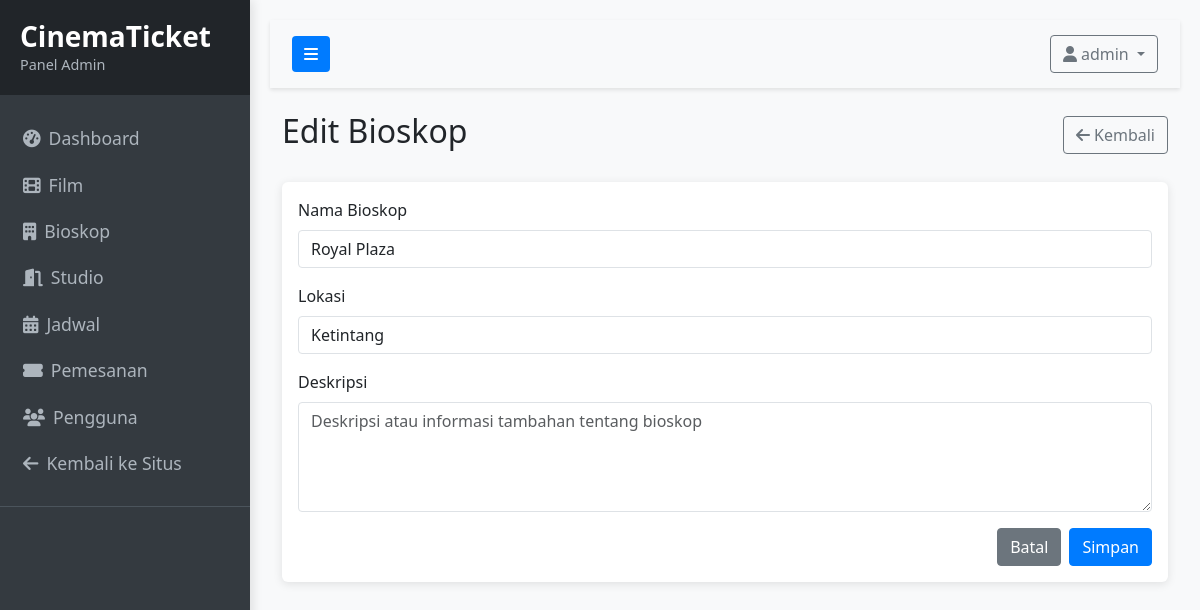
The page /admin/theaters/edit/1 (signed in) on the database its author committed.
### app/models/user.py (models this page shows, shortened)
class User(db.Model, UserMixin):
    __tablename__ = 'users'
    id = db.Column(db.Integer, primary_key=True)
    username = db.Column(db.String(64), unique=True, nullable=False)
    email = db.Column(db.String(120), unique=True, nullable=False)
    password_hash = db.Column(db.String(128), nullable=False)
    full_name = db.Column(db.String(100), nullable=True)
    phone_number = db.Column(db.String(20), nullable=True)
    is_admin = db.Column(db.Boolean, default=False)
    created_at = db.Column(db.DateTime, default=datetime.utcnow)
    bookings = db.relationship('Booking', backref='user', lazy='dynamic', cascade='all, delete-orphan')

### app/models/theater.py (models this page shows, shortened)
class Theater(db.Model):
    __tablename__ = 'theaters'
    id = db.Column(db.Integer, primary_key=True)
    name = db.Column(db.String(100), nullable=False)
    location = db.Column(db.String(200), nullable=True)
    description = db.Column(db.Text, nullable=True)
    rooms = db.relationship('Room', backref='theater', lazy='dynamic', cascade='all, delete-orphan')

### app/routes/admin.py (the view, shortened to what this page needs)
@admin_bp.route('/theaters/edit/<int:theater_id>', methods=['GET', 'POST'])
@login_required
@admin_required
def edit_theater(theater_id):
    theater = Theater.query.get_or_404(theater_id)
    form = TheaterForm(obj=theater)
    return render_template('admin/theater_form.html', title='Edit Bioskop', form=form, theater=theater)

### app/routes/admin.py
class TheaterForm(FlaskForm):
    name = StringField('Nama Bioskop', validators=[DataRequired(), Length(max=100)])
    location = StringField('Lokasi', validators=[Length(max=200), Optional()])
    description = TextAreaField('Deskripsi', validators=[Optional()])
    submit = SubmitField('Simpan')

### app/models/user.py (called while the page is built)
@login_manager.user_loader
def load_user(user_id):
    return User.query.get(int(user_id))

### app/routes/admin.py (called while the page is built)
def admin_required(f):
    @wraps(f)
    def decorated_function(*args, **kwargs):
        if not current_user.is_authenticated or not current_user.is_admin:
            flash('Anda tidak memiliki akses ke halaman ini', 'danger')
            return redirect(url_for('main.index'))
        return f(*args, **kwargs)
    return decorated_function

### app/templates/admin/theater_form.html (shortened to what this page needs)
{% extends "admin/layout.html" %}
{% block content %}
<div class="d-flex justify-content-between align-items-center mb-4">
    <h1 class="h2">{{ title }}</h1>
    <a href="{{ url_for('admin.theaters') }}" class="btn btn-outline-secondary">
        <i class="fas fa-arrow-left me-1"></i>Kembali
    </a>
</div>
<div class="card">
    <div class="card-body">
        <form method="POST">
            <div class="mb-3">
                {{ form.name.label(class="form-label") }}
                {% if form.name.errors %}
                    {{ form.name(class="form-control is-invalid") }}
                    <div class="invalid-feedback">
                        {% for error in form.name.errors %}
                            {{ error }}
                        {% endfor %}
                    </div>
                {% else %}
                    {{ form.name(class="form-control") }}
                {% endif %}
            </div>
            <div class="mb-3">
                {{ form.location.label(class="form-label") }}
                {% if form.location.errors %}
                    {{ form.location(class="form-control is-invalid") }}
                    <div class="invalid-feedback">
                        {% for error in form.location.errors %}
                            {{ error }}
                        {% endfor %}
                    </div>
                {% else %}
                    {{ form.location(class="form-control", placeholder="Alamat lengkap bioskop") }}
                {% endif %}
            </div>
            <div class="mb-3">
                {{ form.description.label(class="form-label") }}
                {% if form.description.errors %}
                    {{ form.description(class="form-control is-invalid", rows=4) }}
                    <div class="invalid-feedback">
                        {% for error in form.description.errors %}
                            {{ error }}
                        {% endfor %}
                    </div>
                {% else %}
                    {{ form.description(class="form-control", rows=4, placeholder="Deskripsi atau informasi tambahan tentang bioskop") }}
                {% endif %}
            </div>
            <div class="d-flex justify-content-end">
                <a href="{{ url_for('admin.theaters') }}" class="btn btn-secondary me-2">Batal</a>
                {{ form.submit(class="btn btn-primary") }}
            </div>
        </form>
    </div>
</div>
{% endblock %}

### app/templates/admin/layout.html (shortened to what this page needs)
<!DOCTYPE html>
<html lang="id">
<head>
    <link href="https://cdnjs.cloudflare.com/ajax/libs/bootstrap/5.3.0/css/bootstrap.min.css" rel="stylesheet">
    <link href="https://cdnjs.cloudflare.com/ajax/libs/font-awesome/6.4.0/css/all.min.css" rel="stylesheet">
    <link rel="stylesheet" href="{{ url_for('static', filename='css/admin.css') }}">
</head>
<body>
    <div class="wrapper">
        <nav id="sidebar">
            <div class="sidebar-header">
                <h3>CinemaTicket</h3>
                <p>Panel Admin</p>
            </div>
            <ul class="list-unstyled components">
                <li class="{{ 'active' if request.endpoint == 'admin.index' else '' }}">
                    <a href="{{ url_for('admin.index') }}">
                        <i class="fas fa-tachometer-alt me-2"></i>Dashboard
                    </a>
                </li>
                <li class="{{ 'active' if 'admin.movies' in request.endpoint else '' }}">
                    <a href="{{ url_for('admin.movies') }}">
                        <i class="fas fa-film me-2"></i>Film
                    </a>
                </li>
                <li class="{{ 'active' if 'admin.theaters' in request.endpoint else '' }}">
                    <a href="{{ url_for('admin.theaters') }}">
                        <i class="fas fa-building me-2"></i>Bioskop
                    </a>
                </li>
                <li class="{{ 'active' if 'admin.rooms' in request.endpoint else '' }}">
                    <a href="{{ url_for('admin.rooms') }}">
                        <i class="fas fa-door-open me-2"></i>Studio
                    </a>
                </li>
                <li class="{{ 'active' if 'admin.schedules' in request.endpoint else '' }}">
                    <a href="{{ url_for('admin.schedules') }}">
                        <i class="fas fa-calendar-alt me-2"></i>Jadwal
                    </a>
                </li>
                <li class="{{ 'active' if 'admin.bookings' in request.endpoint else '' }}">
                    <a href="{{ url_for('admin.bookings') }}">
                        <i class="fas fa-ticket-alt me-2"></i>Pemesanan
                    </a>
                </li>
                <li class="{{ 'active' if 'admin.users' in request.endpoint else '' }}">
                    <a href="{{ url_for('admin.users') }}">
                        <i class="fas fa-users me-2"></i>Pengguna
                    </a>
                </li>
                <li>
                    <a href="{{ url_for('main.index') }}">
                        <i class="fas fa-arrow-left me-2"></i>Kembali ke Situs
                    </a>
                </li>
            </ul>
        </nav>
        <div id="content">
            <nav class="navbar navbar-expand-lg navbar-light bg-light">
                <div class="container-fluid">
                    <button type="button" id="sidebarCollapse" class="btn btn-primary">
                        <i class="fas fa-bars"></i>
                    </button>
                    <div class="ms-auto">
                        <div class="dropdown">
                            <button class="btn btn-outline-secondary dropdown-toggle" type="button" id="userDropdown" data-bs-toggle="dropdown" aria-expanded="false">
                                <i class="fas fa-user me-1"></i>{{ current_user.username }}
                            </button>
                        </div>
                    </div>
                </div>
            </nav>
            <div class="container-fluid">
                {% block content %}{% endblock %}
            </div>
        </div>
    </div>
</body>
</html>

### app/static/css/admin.css (style rules this page uses)
body { font-family: 'Segoe UI', Tahoma, Geneva, Verdana, sans-serif; background-color: #f8f9fa; }
.wrapper { display: flex; width: 100%; align-items: stretch; }
#sidebar { min-width: 250px; max-width: 250px; background: #343a40; color: #fff; transition: all 0.3s; box-shadow: 3px 0 10px rgba(0, 0, 0, 0.1); z-index: 999; height: 100vh; position: fixed; overflow-y: auto; }
#sidebar .sidebar-header { padding: 20px; background: #212529; }
#sidebar .sidebar-header h3 { margin: 0; font-weight: bold; }
#sidebar .sidebar-header p { margin: 0; color: #adb5bd; font-size: 0.9rem; }
#sidebar ul.components { padding: 20px 0; border-bottom: 1px solid #4b545c; }
#sidebar ul li a { padding: 10px 20px; font-size: 1.1em; display: block; color: #adb5bd; text-decoration: none; transition: all 0.3s; border-left: 3px solid transparent; }
#content { width: 100%; padding: 20px; min-height: 100vh; transition: all 0.3s; margin-left: 250px; }
.navbar { padding: 15px 10px; background: #fff; border: none; border-radius: 0; margin-bottom: 20px; box-shadow: 0 2px 4px rgba(0, 0, 0, 0.1); }
#sidebarCollapse { background: #007bff; color: #fff; border: none; }
.card { margin-bottom: 20px; border: none; box-shadow: 0 2px 10px rgba(0, 0, 0, 0.1); }
.btn { border-radius: 4px; font-weight: 500; }
.btn-primary { background-color: #007bff; border-color: #007bff; }
.form-control { border-radius: 4px; }

### rows shown on the page
User: username "admin"
Theater: name "Royal Plaza", location "Ketintang"

### other values the page prints
{{ title }} "Edit Bioskop"
